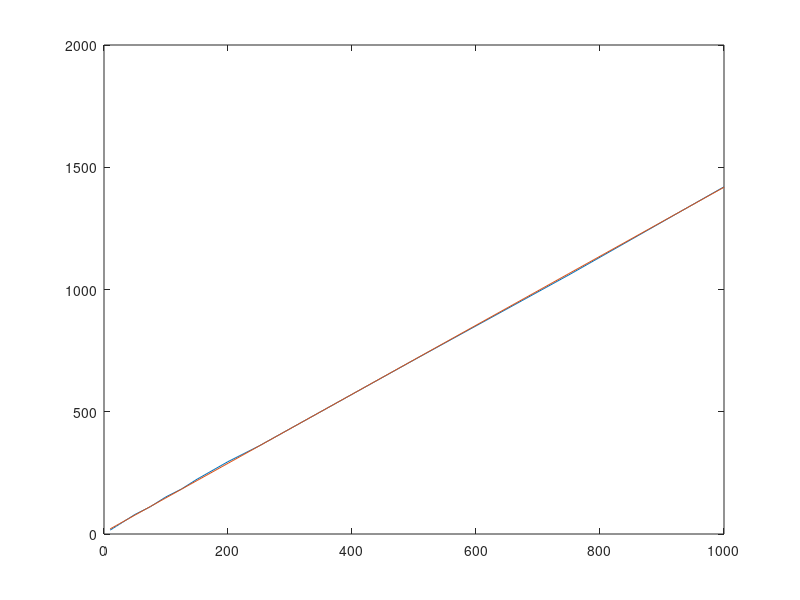

Write the MATLAB code that produced this figure. (Note: this script raises an error after producing the figure.)
times = [  16   24   32   40   48   64   80  112  152  184  224  296  360  712 1060 1420];
D     = [  10   15   20   25   30   40   50   75  100  125  150  200  250  500  750 1000];

X=[ones(length(D),1),D'];
A=X\times';

plot(D,times); hold on;
x = D;
approx=[ones(size(x))',x']*A;
plot(x,approx); hold off;
csvwrite('../LaTeX/DUNNO_Pomiar_czasu_algorytmow_regulacji/dane/dmc1x1time.csv',[D' times' approx]);
